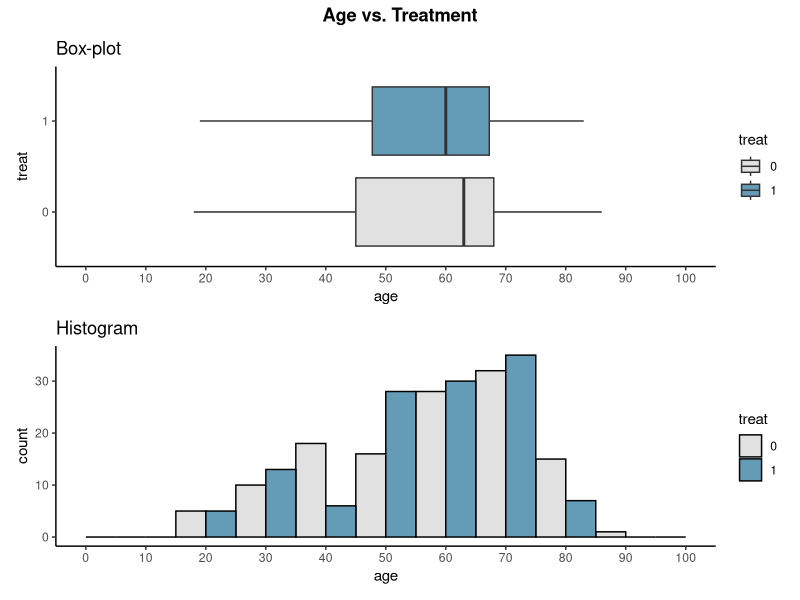
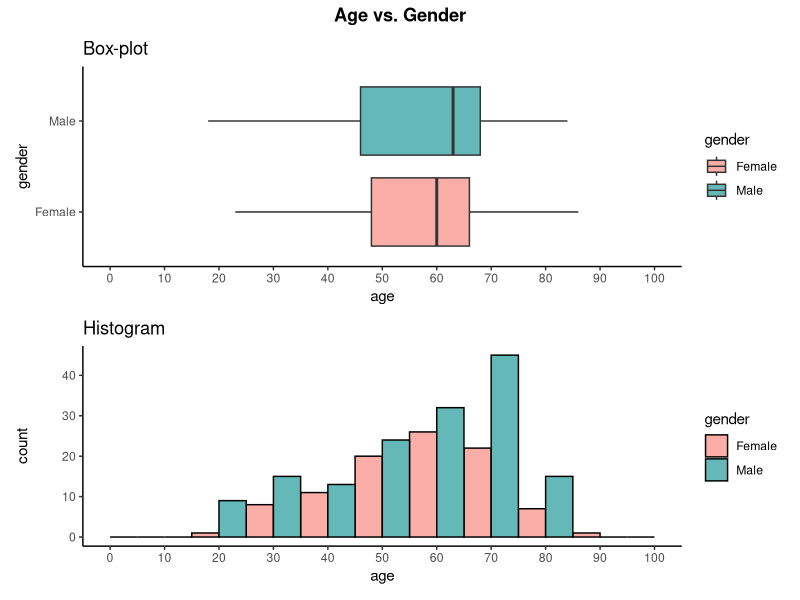
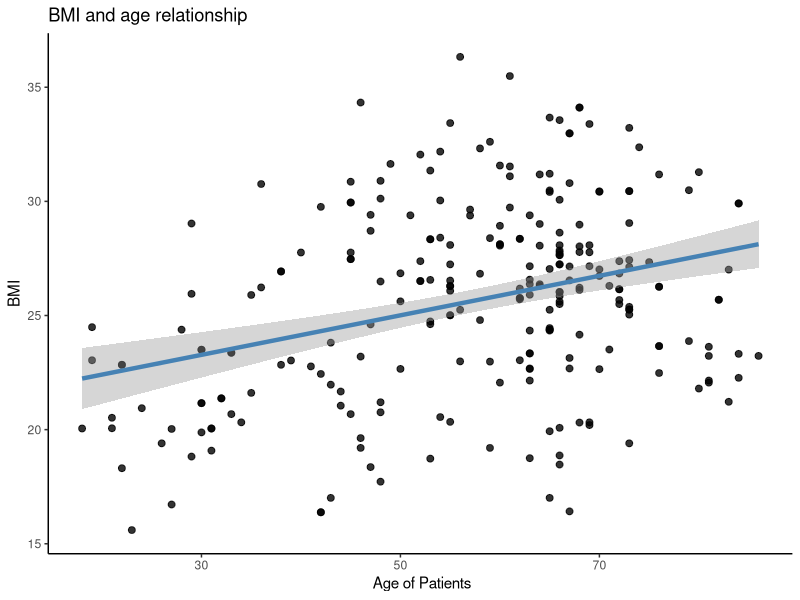

Source code (R) for these figures, in order: (Note: this script raises an error after producing the figures.)
#   T Are there any correlated measurements?

#Load libraries
library(here)
library(tidyverse)
library(ggplot2)
library(patchwork)

data <- read.csv2(here("DATA", "clean_data.csv"))

# Ensure correct variable types
data <- data %>%
  mutate(ASA_score = as.factor(ASA_score),
         Mallampati_score = as.factor(Mallampati_score),
         smoking = as.factor(smoking),
         preOp_pain = as.factor(preOp_pain),
         treat = as.factor(treat),
         pacu30min_throatPain = as.factor(pacu30min_throatPain),
         pacu90min_throatPain = as.factor(pacu90min_throatPain),
         postOp4hour_throatPain = as.factor(postOp4hour_throatPain),
         pod1am_throatPain = as.factor(pod1am_throatPain),
         pacu30min_cough = as.factor(pacu30min_cough),
         pacu90min_cough = as.factor(pacu90min_cough),
         postOp4hour_cough = as.factor(postOp4hour_cough),
         pod1am_cough = as.factor(pod1am_cough),
         extubation_cough = as.factor(extubation_cough))

#----- Does the age distribution depend on `treat`? --------------------------------------

# Set 'treat' as factor
data$treat <- factor(data$treat)

# Boxplot Age vs. Treat 
boxplot_treat <- ggplot(data, aes(x = treat, y = age, fill = treat)) +
  geom_boxplot() +
  scale_fill_manual(values = c("0" = "#E1E1E1", "1" = "#649CB8")) +
  scale_y_continuous(breaks = c(0, 10, 20, 30, 40, 50, 60, 70, 80, 90, 100), limits = c(0, 100)) +
  labs(title = "Box-plot") +
  theme_classic() +
  coord_flip()  

# Histogram Age vs. Treat 
histogram_treat <- ggplot(data, aes(y = age, fill = treat)) +
  geom_histogram(binwidth = 10, position = "dodge", color = "black") +
  scale_fill_manual(values = c("0" = "#E1E1E1", "1" = "#649CB8")) +
  scale_y_continuous(breaks = c(0, 10, 20, 30, 40, 50, 60, 70, 80, 90, 100), limits = c(0, 100)) +
  labs(title = "Histogram") +
  theme_classic() +
  coord_flip()  

# Combine plots 
Age_vs_treat_plot <- (boxplot_treat / histogram_treat) + 
  plot_annotation(
    title = "Age vs. Treatment",
    theme = theme(plot.title = element_text(hjust = 0.5, face = "bold"))
  )

# Display the plot
Age_vs_treat_plot

# Conclusion: the distribution of age does not appear to depend on treatment.


#----- Does the age distribution of the patients depend on their sex (`gender`)?--------

# Boxplot: Age vs. Gender
boxplot_gender <- ggplot(data, aes(x = gender, y = age, fill = gender)) +
  geom_boxplot() +
  scale_fill_manual(values = c("Female" = "#FBADA7", "Male" = "#64B8B8")) +
  scale_y_continuous(breaks = c(0, 10, 20, 30, 40, 50, 60, 70, 80, 90, 100), limits = c(0, 100)) +
  labs(title = "Box-plot") +
  theme_classic() +
  coord_flip() 

# Histogram: Age vs. Gender
histogram_gender <- ggplot(data, aes(y = age, fill = gender)) +
  geom_histogram(binwidth = 10, position = "dodge", color = "black") +
  scale_fill_manual(values = c("Female" = "#FBADA7", "Male" = "#64B8B8")) +
  scale_y_continuous(breaks = c(0 ,10, 20, 30, 40, 50, 60, 70, 80, 90, 100), limits = c(0, 100)) +
  labs(title = "Histogram") +
  theme_classic() +
  coord_flip() 

# Combine plots 
Age_vs_gender_plot <- (boxplot_gender / histogram_gender)  + 
  plot_annotation(
    title = "Age vs. Gender",
    theme = theme(plot.title = element_text(hjust = 0.5, face = "bold"))
  )

# Display the plot
Age_vs_gender_plot

# Conclusion: The distribution of age does not appear to depend on gender.


# ---- Do BMI and age have a linear relationship? ----

ggplot(data,aes(x=age,y=as.numeric(BMI))) +
  geom_point(alpha=0.8, size = 2) + 
  geom_smooth(method="lm", color="steelblue",se=TRUE, size =1.5) + 
  labs(title="BMI and age relationship",
       x=" Age of Patients",
       y= "BMI") + 
  theme_classic()

# Conclusion: it appears to be a linear relationship between BMI and age. 


# ---- Does the preoperative pain change with age of the patients?

sum(data$preOp_pain == 1)
sum(data$preOp_pain != 1)

# Conclusion: Only two out patients (out of 249) had preoperative pain while
# there is insufficient data to test for a relationship.


###############################
###   Statistical analysis ####
###############################

# ---- Does the treatment depend on the preoperative smoking? ----

# We are using logistic regression (GLM) because 'treat' is categorical (0 = Sugar, 1 = Licorice).

# Question: Does the treatment depend on the preoperative smoking?
logistic_model <- glm(treat ~ smoking, family = binomial())
summary(logistic_model)
# Conclusion: # The likelihood of receiving licorice treatment do not depend on Preoperative smoking status.
# P > 0.05


# ---- Does the treatment depend on the gender of the patient? ----




# ---- Does the treatment depend on whether the patient had a preoperative pain? ----




# ---- According to the data, was the treatment with licorice gargle reducing the risk of post operative throat pain? ----
  
# Coughing 30 minutes after PACU arrival
model_pacu30min_throatPain <- glm(pacu30min_throatPain ~ treat, data = data, family = binomial)
summary(model_pacu30min_throatPain)
# Conclusion: Licorice treatment significantly reduces throat pain 30 minutes after surgery.
# P < 0.05

# Coughing 90 minutes after PACU arrival
model_pacu90min_throatPain <- glm(pacu90min_throatPain ~ treat, data = data, family = binomial)
summary(model_pacu90min_throatPain)
# Conclusion: Licorice treatment significantly reduces throat pain 90 minutes after surgery.
# P < 0.05

# Coughing 4 hours after surgery
model_postOp4hour_throatPain <- glm(postOp4hour_throatPain ~ treat, data = data, family = binomial)
summary(model_postOp4hour_throatPain)
# Conclusion: Licorice treatment significantly reduces throat pain 4 hours after surgery.
# P < 0.05

# Coughing on the first postoperative morning
model_pod1am_throatPain <- glm(pod1am_throatPain ~ treat, data = data, family = binomial)
summary(model_pod1am_throatPain)
# Conclusion: Licorice treatment significantly reduces throat pain on the first postoperative morning.
# P < 0.05
